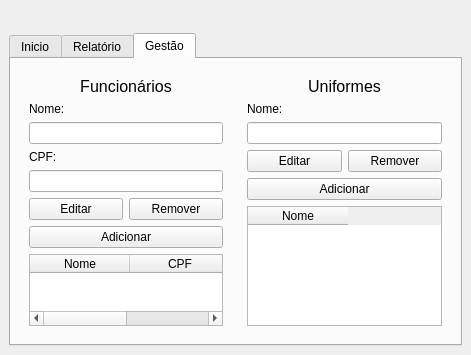
<?xml version="1.0" encoding="UTF-8"?>
<ui version="4.0">
 <class>MainWindow</class>
 <widget class="QMainWindow" name="MainWindow">
  <property name="geometry">
   <rect>
    <x>0</x>
    <y>0</y>
    <width>471</width>
    <height>320</height>
   </rect>
  </property>
  <property name="windowTitle">
   <string>Gestão de uniformes</string>
  </property>
  <property name="windowIcon">
   <iconset>
    <normaloff>uniforme-policial-removebg-preview.png</normaloff>uniforme-policial-removebg-preview.png</iconset>
  </property>
  <widget class="QWidget" name="centralwidget">
   <layout class="QVBoxLayout" name="verticalLayout">
    <item>
     <widget class="QWidget" name="widget" native="true">
      <property name="maximumSize">
       <size>
        <width>16777215</width>
        <height>160</height>
       </size>
      </property>
      <property name="styleSheet">
       <string notr="true">image: url(:/icon/uniforme-policial-removebg-preview.png);</string>
      </property>
      <layout class="QVBoxLayout" name="verticalLayout_6">
       <item>
        <spacer name="verticalSpacer_2">
         <property name="orientation">
          <enum>Qt::Vertical</enum>
         </property>
         <property name="sizeHint" stdset="0">
          <size>
           <width>20</width>
           <height>200</height>
          </size>
         </property>
        </spacer>
       </item>
      </layout>
     </widget>
    </item>
    <item>
     <widget class="QTabWidget" name="tabWidget">
      <property name="currentIndex">
       <number>2</number>
      </property>
      <widget class="QWidget" name="tab_inicio">
       <attribute name="title">
        <string>Inicio</string>
       </attribute>
       <layout class="QVBoxLayout" name="verticalLayout_2">
        <item>
         <widget class="QLabel" name="label">
          <property name="text">
           <string>&lt;html&gt;&lt;head/&gt;&lt;body&gt;&lt;p align=&quot;center&quot;&gt;&lt;span style=&quot; font-size:12pt;&quot;&gt;Emprestar ou receber uniforme:&lt;/span&gt;&lt;/p&gt;&lt;/body&gt;&lt;/html&gt;</string>
          </property>
         </widget>
        </item>
        <item>
         <widget class="QPushButton" name="btn_receber">
          <property name="text">
           <string>Receber</string>
          </property>
         </widget>
        </item>
        <item>
         <widget class="QPushButton" name="btn_emprestar">
          <property name="text">
           <string>Emprestar</string>
          </property>
         </widget>
        </item>
        <item>
         <widget class="QLabel" name="label_2">
          <property name="text">
           <string>&lt;html&gt;&lt;head/&gt;&lt;body&gt;&lt;p align=&quot;center&quot;&gt;&lt;span style=&quot; font-size:10pt;&quot;&gt;Emprestimos ativos&lt;/span&gt;&lt;/p&gt;&lt;/body&gt;&lt;/html&gt;</string>
          </property>
         </widget>
        </item>
        <item>
         <widget class="QTableWidget" name="tb_emprestismos_ativos">
          <column>
           <property name="text">
            <string>Funcionário</string>
           </property>
          </column>
          <column>
           <property name="text">
            <string>CPF do funcionário</string>
           </property>
          </column>
          <column>
           <property name="text">
            <string>Data do empréstimo </string>
           </property>
          </column>
          <column>
           <property name="text">
            <string>Uniforme</string>
           </property>
          </column>
         </widget>
        </item>
       </layout>
      </widget>
      <widget class="QWidget" name="tab_relatorio">
       <attribute name="title">
        <string>Relatório</string>
       </attribute>
       <layout class="QVBoxLayout" name="verticalLayout_3">
        <item>
         <layout class="QHBoxLayout" name="horizontalLayout_2">
          <item>
           <widget class="QLabel" name="lbl_data_inicial">
            <property name="text">
             <string>Data inicial</string>
            </property>
           </widget>
          </item>
          <item>
           <widget class="QLineEdit" name="txt_data_inicial"/>
          </item>
          <item>
           <widget class="QLabel" name="lbl_data_final">
            <property name="text">
             <string>Data final</string>
            </property>
           </widget>
          </item>
          <item>
           <widget class="QLineEdit" name="txt_data_final"/>
          </item>
          <item>
           <widget class="QPushButton" name="btn_consultar">
            <property name="text">
             <string>Consultar</string>
            </property>
           </widget>
          </item>
         </layout>
        </item>
        <item>
         <widget class="QTableWidget" name="tb_relatorio">
          <column>
           <property name="text">
            <string>Nome do funcionário</string>
           </property>
          </column>
          <column>
           <property name="text">
            <string>Data do empréstimo</string>
           </property>
          </column>
          <column>
           <property name="text">
            <string>Data da devolução</string>
           </property>
          </column>
          <column>
           <property name="text">
            <string>Uniforme emprestado</string>
           </property>
          </column>
         </widget>
        </item>
        <item>
         <layout class="QHBoxLayout" name="horizontalLayout_6">
          <item>
           <spacer name="horizontalSpacer_2">
            <property name="orientation">
             <enum>Qt::Horizontal</enum>
            </property>
            <property name="sizeHint" stdset="0">
             <size>
              <width>378</width>
              <height>20</height>
             </size>
            </property>
           </spacer>
          </item>
          <item>
           <widget class="QPushButton" name="btn_exportar">
            <property name="text">
             <string>Exportar</string>
            </property>
           </widget>
          </item>
         </layout>
        </item>
       </layout>
      </widget>
      <widget class="QWidget" name="tab_gestao">
       <attribute name="title">
        <string>Gestão</string>
       </attribute>
       <layout class="QHBoxLayout" name="horizontalLayout_3">
        <item>
         <widget class="QWidget" name="coluna_esquerda" native="true">
          <layout class="QVBoxLayout" name="verticalLayout_5">
           <item>
            <widget class="QLabel" name="label_3">
             <property name="text">
              <string>&lt;html&gt;&lt;head/&gt;&lt;body&gt;&lt;p align=&quot;center&quot;&gt;&lt;span style=&quot; font-size:12pt;&quot;&gt;Funcionários&lt;/span&gt;&lt;/p&gt;&lt;/body&gt;&lt;/html&gt;</string>
             </property>
            </widget>
           </item>
           <item>
            <widget class="QLabel" name="lbl_nome_funcionario">
             <property name="text">
              <string>Nome:</string>
             </property>
            </widget>
           </item>
           <item>
            <widget class="QLineEdit" name="txt_nome_funcionario"/>
           </item>
           <item>
            <widget class="QLabel" name="lbl_cpf_funcionario">
             <property name="text">
              <string>CPF:</string>
             </property>
            </widget>
           </item>
           <item>
            <widget class="QLineEdit" name="txt_cpf_funcionario"/>
           </item>
           <item>
            <layout class="QHBoxLayout" name="horizontalLayout_4">
             <item>
              <widget class="QPushButton" name="btn_editar_funcionario">
               <property name="text">
                <string>Editar</string>
               </property>
              </widget>
             </item>
             <item>
              <widget class="QPushButton" name="btn_remover_funcionario">
               <property name="text">
                <string>Remover</string>
               </property>
              </widget>
             </item>
            </layout>
           </item>
           <item>
            <widget class="QPushButton" name="btn_adicionar_funcionario">
             <property name="text">
              <string>Adicionar</string>
             </property>
            </widget>
           </item>
           <item>
            <widget class="QTableWidget" name="tb_funcionarios">
             <column>
              <property name="text">
               <string>Nome</string>
              </property>
             </column>
             <column>
              <property name="text">
               <string>CPF</string>
              </property>
             </column>
            </widget>
           </item>
          </layout>
          <zorder>lbl_nome_funcionario</zorder>
          <zorder>lbl_cpf_funcionario</zorder>
          <zorder>txt_nome_funcionario</zorder>
          <zorder>txt_cpf_funcionario</zorder>
          <zorder>btn_adicionar_funcionario</zorder>
          <zorder>tb_funcionarios</zorder>
          <zorder>label_3</zorder>
         </widget>
        </item>
        <item>
         <widget class="QWidget" name="coluna_direita" native="true">
          <layout class="QVBoxLayout" name="verticalLayout_4">
           <item>
            <widget class="QLabel" name="label_4">
             <property name="text">
              <string>&lt;html&gt;&lt;head/&gt;&lt;body&gt;&lt;p align=&quot;center&quot;&gt;&lt;span style=&quot; font-size:12pt;&quot;&gt;Uniformes&lt;/span&gt;&lt;/p&gt;&lt;/body&gt;&lt;/html&gt;</string>
             </property>
            </widget>
           </item>
           <item>
            <widget class="QLabel" name="lbl_nome_unforme">
             <property name="text">
              <string>Nome:</string>
             </property>
            </widget>
           </item>
           <item>
            <widget class="QLineEdit" name="txt_nome_uniforme"/>
           </item>
           <item>
            <layout class="QHBoxLayout" name="horizontalLayout_5">
             <item>
              <widget class="QPushButton" name="btn_editar_uniforme">
               <property name="text">
                <string>Editar</string>
               </property>
              </widget>
             </item>
             <item>
              <widget class="QPushButton" name="btn_remover_uniforme">
               <property name="text">
                <string>Remover</string>
               </property>
              </widget>
             </item>
            </layout>
           </item>
           <item>
            <widget class="QPushButton" name="btn_adicionar_uniforme">
             <property name="text">
              <string>Adicionar</string>
             </property>
            </widget>
           </item>
           <item>
            <widget class="QTableWidget" name="tb_funcionarios_2">
             <column>
              <property name="text">
               <string>Nome</string>
              </property>
             </column>
            </widget>
           </item>
          </layout>
         </widget>
        </item>
       </layout>
      </widget>
     </widget>
    </item>
   </layout>
  </widget>
 </widget>
 <resources>
  <include location="icones.qrc"/>
 </resources>
 <connections/>
</ui>
